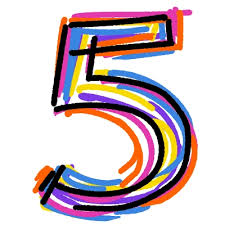
#> input picture src/input.jpg, 225 x 225 px
$ jupyter execute --allow-errors CNN.ipynb   (Python 2 division)   (older library calls are emulated)
#> lines starting #> are read from the running program, lines starting #| are printed output that depends on the picture
# Question 1
## Implement the forward pass of Convolutional Neural Network

#### Implementation Details:
1. The convolutional neural network is modeled in a class called 'Convolutional_Neural_Network' It has all the functions required fot the forward pass which will be described later.
2. Any size input image can be provided as input that will automatically be resized to the specified size (here 32x32).
3. The covolution and pooling functions are flixible enough to handle different filter sizes and strides.
4. The filter sizes and strides are defined when initializing an object of the class.
5. Activation functions available are relu, softmax, sigmoid and tanh. Activation function relu is used in all the convolutional and hidden layers and softmax is used for the output layer.
6. PIL library is used for image pre-processing and displaying.

[cell 1]
import numpy as np
import math
from PIL import Image
import matplotlib.pyplot as plt
import copy

# This function is used for displaying a list of numpy images. We show output of each layer.
def show_images(images, cols=1, titles=None, axis=True):
    assert((titles is None)or (len(images) == len(titles)))
    n_images = len(images)
    if titles is None:
        titles = ['Image %d' % i for i in range(1, n_images + 1)]
    fig = plt.figure(figsize=(18,5))
    for n, (image, title) in enumerate(zip(images, titles)):
        a = fig.add_subplot(cols, np.ceil(n_images/float(cols)), n + 1)
        try:
            if image.ndim == 2:
                plt.gray()
        except:
            pass
        plt.imshow(image)
        if axis == False:
            plt.axis('off')
        a.set_title(title)
    fig.set_size_inches(np.array(fig.get_size_inches()) * n_images)
    plt.show()

#### The Convolutional_Neural_Network class has the following functions:
1. **\__init\__**: Initializes the convolutional neural network with specified filter sizes and strides.
2. **read_image**: Given the image path and image dimensions, it reads the image from the path and resizes the image to the specified dimensions.
3. **convolution**: Performs convolution between an image and a filter with a specified stride and returns the output.
4. **pooling**: Performs max-pooling of an image with specified filter stride and size and returns the output.
5. **forward**: Performs the forward pass of network as required. The code for forward passing of each layer is specified separately inside the function. After each layer we print the output images and the dimensions of the output. After the forward pass is completed, a histogram of output probabilities is plotted.

[cell 2]
class Convolutional_Neural_Network:

    def __init__(self, conv_filter_size, conv_stride, pool_filter_size, pool_stride):
        self.conv_filter_size = conv_filter_size
        self.pool_filter_size = pool_filter_size
        self.conv_stride = conv_stride
        self.pool_stride = pool_stride


    def read_image(self, image_path, input_dims, normalize=False):
#> called with image_path = './input.jpg', input_dims = (32, 32), normalize = False
        self.input_dims = input_dims
        self.image = Image.open(image_path)
#> self.image is the input picture: PIL image 225x225 RGB; mean R, G, B 206.8, 191.3, 195.4
        self.image = self.image.resize(self.input_dims, Image.ANTIALIAS)
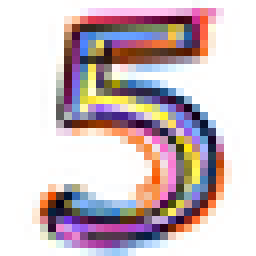
#> self.image: PIL image 32x32 RGB (shown 8 times larger); mean R, G, B 205.7, 190.5, 194.6
        self.image = np.array( self.image )
        if normalize:
            self.image = (self.image - self.image.mean()) / self.image.std()
        print 'Input image shape:', self.image.shape
#| Input image shape: (32, 32, 3)
        self.image_dims = self.image.shape
#> self.image_dims = (32, 32, 3)


    # [32 lines left out: functions convolution, pooling, not called in this run]


    # Activation Functions
    def sigmoid(z):
        return 1.0 / (1 + np.exp(-z))

    def tanh(z):
        return np.tanh(z)

    # [4 lines left out: function relu, not called in this run]

    def softmax(z):
        e_z = np.exp( z - z.max(1).reshape(z.shape[0],1) )
        return  ( e_z / np.sum(e_z,1).reshape(z.shape[0],1) )


    def forward(self, conv_activation, hidden_activation, output_activation):

        images = []
        images.append(self.image)
        show_images(images, titles=['Input Image'])
#> in show_images, `n_images = len(images)`: n_images = 1
#> the loop in show_images, `for n, (image, title) in enumerate(zip(images, titles)):` made 1 pass
#> title on pass 1: 'Input Image'

        ############################## 1. Convolution ##############################
        print '\n1. Convolution'
        filter_size = (self.conv_filter_size, self.conv_filter_size)
        input_channels = 3
        output_channels = 6

        Filter = np.random.randn(filter_size[0], filter_size[1], input_channels, output_channels)
        C1 = self.convolution(self.image, Filter, self.conv_stride)
        C1 = self.activations[conv_activation](C1)
        print 'Output image shape:',C1.shape

        images = []
        for i in range(output_channels):
            img = Image.fromarray(C1[:,:,i])
            images.append( np.array(img) )
        show_images(images)
        ############################################################################


        ############################### 2. Pooling #################################
        print '\n2. Pooling'
        S2 = self.pooling(C1, self.pool_filter_size, self.pool_stride)
        print 'Output image shape:',S2.shape

        images = []
        for i in range(output_channels):
            img = Image.fromarray(S2[:,:,i])
            images.append( np.array(img) )
        show_images(images)
        ############################################################################


        ############################## 3. Convolution ##############################
        print '\n3. Convolution'
        filter_size = (self.conv_filter_size, self.conv_filter_size)
        input_channels = 6
        output_channels = 16

        Filter = np.random.randn(filter_size[0], filter_size[1], input_channels, output_channels)
        C3 = self.convolution(S2, Filter, self.conv_stride)
        C3 = self.activations[conv_activation](C3)
        print 'Output image shape:',C3.shape

        images = []
        for i in range(output_channels):
            img = Image.fromarray(C3[:,:,i])
            images.append( np.array(img) )
        show_images(images)
        ############################################################################


        ################################ 4. Pooling ################################
        print '\n4. Pooling'
        S4 = cnn.pooling(C3, self.pool_filter_size, self.pool_stride)
        print 'Output image shape:',S4.shape

        images = []
        for i in range(output_channels):
            img = Image.fromarray(S4[:,:,i])
            images.append( np.array(img) )
        show_images(images)
        ############################################################################


        ############################## 5. Convolution ##############################
        print '\n5. Convolution'
        filter_size = (self.conv_filter_size, self.conv_filter_size)
        input_channels = 16
        output_channels = 120

        Filter = np.random.randn(filter_size[0], filter_size[1], input_channels, output_channels)
        C5 = self.convolution(S4, Filter, self.conv_stride)
        C5 = self.activations[conv_activation](C5)
        print 'Output image shape:',C5.shape
        C5 = C5.reshape(1,output_channels)

        images = []
        img = Image.fromarray(C5)
        images.append(img)
        show_images(images, titles=['Flattened Output'])
        ############################################################################


        ############################ 6. Full Connection ############################
        print '\n6. Full Connection'
        inputs = 120
        outputs = 84
        print 'Output image shape:',outputs

        W = np.random.randn(inputs, outputs) * math.sqrt(2.0/inputs)
        Z = np.dot(C5,W)
        F6 = self.activations[hidden_activation](Z)

        images = []
        img = Image.fromarray(F6)
        images.append(img)
        show_images(images, titles=['Hidden Layer'])
        ############################################################################


        ############################### 7. Output ##################################
        print '\n7. Output'
        inputs = 84
        outputs = 10
        print 'Number of output classes:', outputs

        W = np.random.randn(inputs, outputs) * math.sqrt(2.0/inputs)
        Z = np.dot(F6, W)

        yHat = self.activations[output_activation](Z)

        x = range(10)
        plt.bar(x, height=yHat.reshape(10))
        plt.xticks(x, x)
        plt.xlabel('classes')
        plt.ylabel('probabilities')
        plt.title('Histogram of output probabilities')
        plt.show()
        ############################################################################

        return yHat


    # Set of activation functions available
    activations ={'sigmoid': sigmoid,
                 'relu': relu,
                 'tanh': tanh,
                 'softmax': softmax
                 }

Below we initialize the parameters of the CNN and instantiate an object of the class. Then we read the image and finally do the forward pass and print the predicted class.

[cell 3]
CONV_filter_size = 5
CONV_stride = 1
POOL_filter_size = 2
POOL_stride = 2
image_path = './input.jpg'
image_dimensions = (32,32)
conv_activation = 'relu'
hidden_activation = 'relu'
output_activation = 'softmax'

cnn = Convolutional_Neural_Network( CONV_filter_size, CONV_stride, POOL_filter_size, POOL_stride )

cnn.read_image(image_path, image_dimensions)

#> (the rest of this cell did not finish here and is left out)

#### Observations:
1. After convolution, we get different images with lot of fifferent intensity values as we used relu.
2. The output is always biased towards a specific class.
<br> <br>

# Question 2
## Answer the following questions for above architecture:

### 1. What are the number of parameters in 1st convolutional layers ?
Number of parameters in 1st convolutional layers = Size of filter * Number of channels = ((5 * 5 * 3)) * 6 = 450 <br>

### 2. What are the number of parameters in pooling operation?
There are no parameters you could learn in pooling layer. This layer is just used to reduce the image dimensions. <br>

### 3. Which of the following operations contain most number of parameters? <br> (a) conv  (b) pool  (c) Fully connected layer (FC)  (d) Activation Functions
Fully Connected Layer contains the most number of parameters because it was large number of weights due to dense connections.

### 4. Which operation consume most amount of memory? <br> (a) initial convolution layers  (b) fully connected layers at the end
Initial convolution layers consume most amount of memory in CNN because image dimensions are high at initial layers which are flattened later.

### 5. Try different activation functions and describe observations.

[cell 4]
conv_activation = 'tanh'
hidden_activation = 'tanh'
output_activation = 'softmax'

cnn_ = Convolutional_Neural_Network( CONV_filter_size, CONV_stride, POOL_filter_size, POOL_stride )

cnn_.read_image(image_path, image_dimensions)
#| Input image shape: (32, 32, 3)

#> (the rest of this cell did not finish here and is left out)

#> the loop in show_images (call 2), `for n, (image, title) in enumerate(zip(images, titles)):` made 1 pass

print '\n\nPredicted Class:', np.argmax(yHat)

[cell 5]
conv_activation = 'sigmoid'
hidden_activation = 'sigmoid'
output_activation = 'softmax'

cnn_ = Convolutional_Neural_Network( CONV_filter_size, CONV_stride, POOL_filter_size, POOL_stride )

cnn_.read_image(image_path, image_dimensions)
#| Input image shape: (32, 32, 3)

#> (the rest of this cell did not finish here and is left out)


print '\n\nPredicted Class:', np.argmax(yHat)

[cell 6]
conv_activation = 'sigmoid'
hidden_activation = 'sigmoid'
output_activation = 'softmax'

cnn_ = Convolutional_Neural_Network( CONV_filter_size, CONV_stride, POOL_filter_size, POOL_stride )

cnn_.read_image(image_path, image_dimensions, normalize=True)
#| Input image shape: (32, 32, 3)

#> (the rest of this cell did not finish here and is left out)
